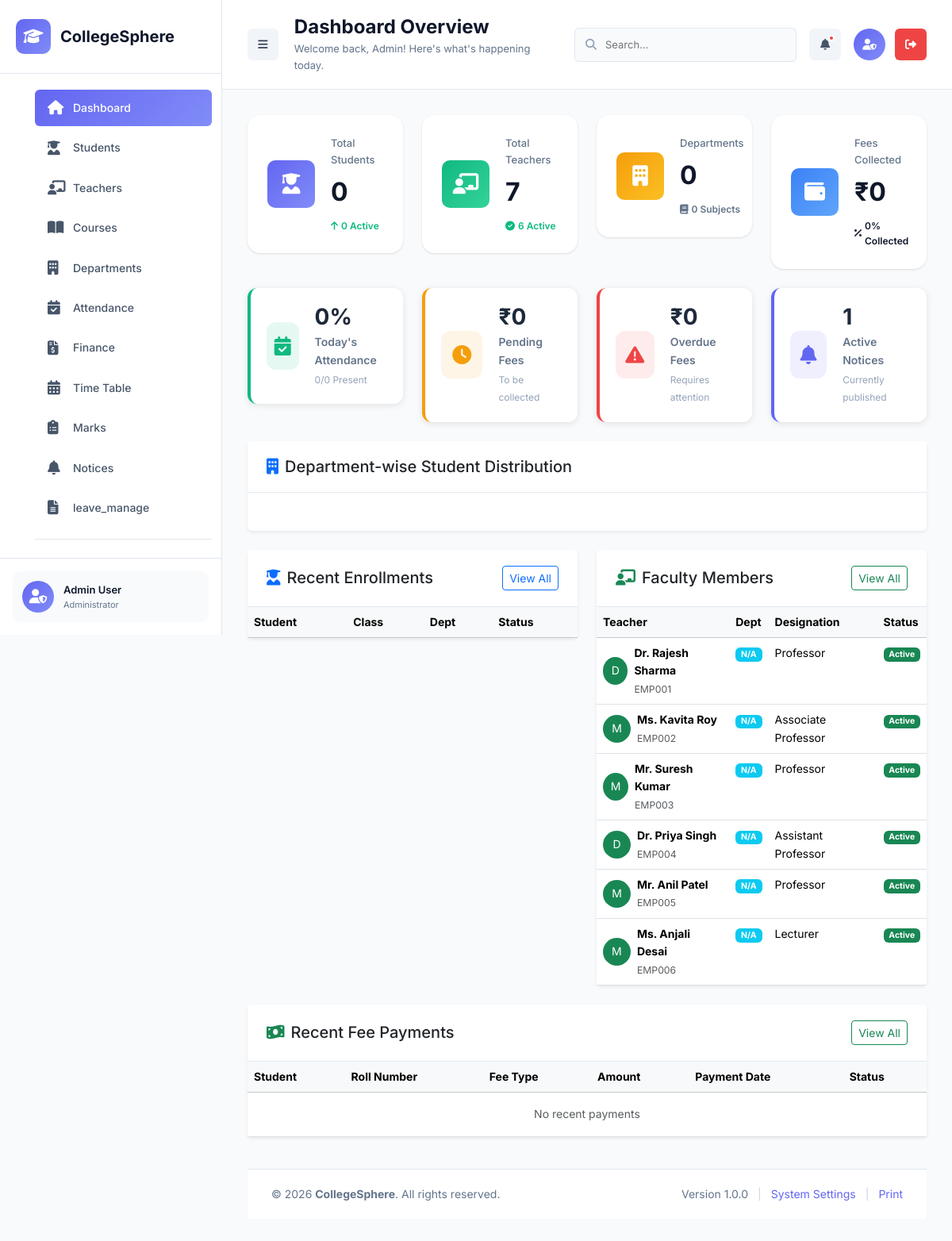
The page /college_sphere/admin/dashboard.php (signed in) on the database its author committed.
### tables this page shows
CREATE TABLE `teachers` (
  `teacher_id` int(11) NOT NULL,
  `employee_id` varchar(50) NOT NULL,
  `first_name` varchar(50) NOT NULL,
  `last_name` varchar(50) NOT NULL,
  `email` varchar(100) NOT NULL,
  `password` varchar(255) DEFAULT NULL,
  `last_login` timestamp NULL DEFAULT NULL,
  `phone` varchar(20) DEFAULT NULL,
  `date_of_birth` date DEFAULT NULL,
  `gender` enum('Male','Female','Other') NOT NULL,
  `address` text DEFAULT NULL,
  `city` varchar(50) DEFAULT NULL,
  `state` varchar(50) DEFAULT NULL,
  `pincode` varchar(10) DEFAULT NULL,
  `dept_id` int(11) DEFAULT NULL,
  `designation` varchar(100) DEFAULT NULL,
  `qualification` varchar(200) DEFAULT NULL,
  `experience_years` int(11) DEFAULT 0,
  `joining_date` date NOT NULL,
  `salary` decimal(10,2) DEFAULT NULL,
  `status` enum('Active','Inactive','On Leave') DEFAULT 'Active',
  `profile_image` varchar(255) DEFAULT NULL,
  `created_at` timestamp NOT NULL DEFAULT current_timestamp(),
  `updated_at` timestamp NOT NULL DEFAULT current_timestamp() ON UPDATE current_timestamp()
);

### college_sphere/admin/dashboard.php (the view, shortened to what the rows shown need)
<?php
require_once '../config/db.php';
$recent_teachers_query = "
    SELECT t.*, d.dept_code
    FROM teachers t
    LEFT JOIN departments d ON t.dept_id = d.dept_id
    WHERE t.status = 'Active'
    ORDER BY t.created_at DESC
    LIMIT 6
";
$recent_teachers = get_all($recent_teachers_query);
?>
<!DOCTYPE html>
<html lang="en">
<head>
    <link href="https://cdn.jsdelivr.net/npm/bootstrap@5.3.2/dist/css/bootstrap.min.css" rel="stylesheet">
    <link href="https://cdnjs.cloudflare.com/ajax/libs/font-awesome/6.5.0/css/all.min.css" rel="stylesheet">
    <link rel="stylesheet" href="../assets/css/admin.css">
</head>
<body>
    <main class="main-content" id="mainContent">
        <?php include 'includes/navbar.php'; ?>
        <div class="dashboard-container">
            <div class="row g-4 mb-4">
                <div class="col-lg-6">
                    <div class="card border-0 shadow-sm">
                        <div class="card-body p-0">
                            <div class="table-responsive">
                                <table class="table table-hover mb-0">
                                    <thead class="table-light">
                                        <tr>
                                            <th>Student</th>
                                            <th>Class</th>
                                            <th>Dept</th>
                                            <th>Status</th>
                                        </tr>
                                    </thead>
                                </table>
                            </div>
                        </div>
                    </div>
                </div>
                <div class="col-lg-6">
                    <div class="card border-0 shadow-sm">
                        <div class="card-body p-0">
                            <div class="table-responsive">
                                <table class="table table-hover mb-0">
                                    <thead class="table-light">
                                        <tr>
                                            <th>Teacher</th>
                                            <th>Dept</th>
                                            <th>Designation</th>
                                            <th>Status</th>
                                        </tr>
                                    </thead>
                                    <tbody>
                                        <?php foreach ($recent_teachers as $teacher): ?>
                                        <tr>
                                            <td>
                                                <div class="d-flex align-items-center">
                                                    <div class="avatar-sm bg-success text-white rounded-circle me-2 d-flex align-items-center justify-content-center" style="width: 35px; height: 35px;">
                                                        <?php echo strtoupper(substr($teacher['first_name'], 0, 1)); ?>
                                                    </div>
                                                    <div>
                                                        <strong><?php echo htmlspecialchars($teacher['first_name'] . ' ' . $teacher['last_name']); ?></strong>
                                                        <br><small class="text-muted"><?php echo htmlspecialchars($teacher['employee_id']); ?></small>
                                                    </div>
                                                </div>
                                            </td>
                                            <td><span class="badge bg-info"><?php echo htmlspecialchars($teacher['dept_code'] ?? 'N/A'); ?></span></td>
                                            <td><?php echo htmlspecialchars($teacher['designation']); ?></td>
                                            <td><span class="badge bg-success">Active</span></td>
                                        </tr>
                                        <?php endforeach; ?>
                                    </tbody>
                                </table>
                            </div>
                        </div>
                    </div>
                </div>
            </div>
            <div class="row g-4 mb-4">
                <div class="col-12">
                    <div class="card border-0 shadow-sm">
                        <div class="card-body p-0">
                            <div class="table-responsive">
                                <table class="table table-hover mb-0">
                                    <thead class="table-light">
                                        <tr>
                                            <th>Student</th>
                                            <th>Roll Number</th>
                                            <th>Fee Type</th>
                                            <th>Amount</th>
                                            <th>Payment Date</th>
                                            <th>Status</th>
                                        </tr>
                                    </thead>
                                </table>
                            </div>
                        </div>
                    </div>
                </div>
            </div>
        </div>
    </main>
</body>
</html>

### rows shown on the page
teachers: first_name "D", first_name+last_name "Dr. Rajesh Sharma", employee "EMP001", dept_code "N/A", designation "Professor"
teachers: first_name "M", first_name+last_name "Ms. Kavita Roy", employee "EMP002", dept_code "N/A", designation "Associate Professor"
teachers: first_name "M", first_name+last_name "Mr. Suresh Kumar", employee "EMP003", dept_code "N/A", designation "Professor"
teachers: first_name "D", first_name+last_name "Dr. Priya Singh", employee "EMP004", dept_code "N/A", designation "Assistant Professor"
teachers: first_name "M", first_name+last_name "Mr. Anil Patel", employee "EMP005", dept_code "N/A", designation "Professor"
teachers: first_name "M", first_name+last_name "Ms. Anjali Desai", employee "EMP006", dept_code "N/A", designation "Lecturer"

### other values the page prints
$page_title "Dashboard Overview"
$page_subtitle "Welcome back, Admin! Here's what's happening today."
$stats['total_students'] "0"
$stats['total_teachers'] "7"
$stats['total_departments'] "0"
$stats['total_subjects'] "0"
$stats['fees_collected'] "0"
$collection_rate "0"
$attendance_percentage "0"
$today_attendance['present'] "0"
$today_attendance['total_marked'] "0"
$stats['fees_pending'] "0"
$stats['fees_overdue'] "0"
$stats['active_notices'] "1"
